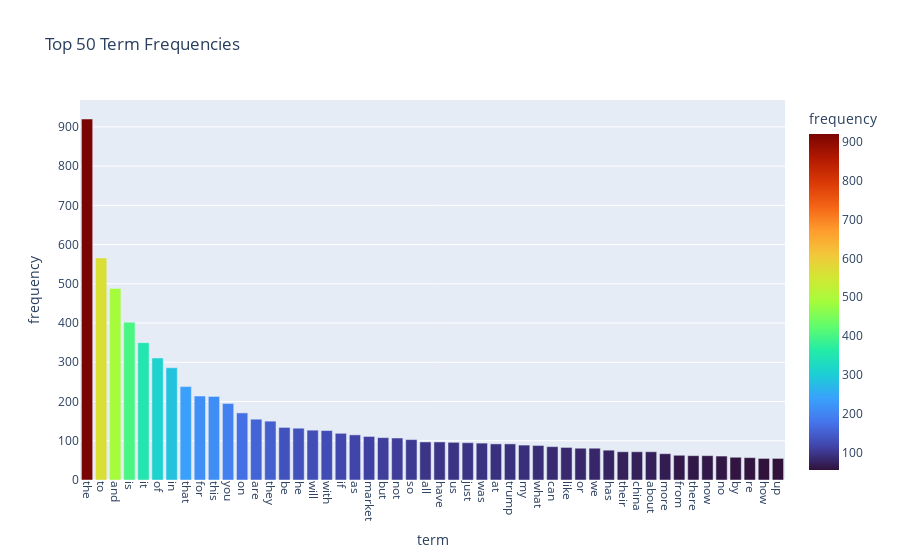

The notebook cell saved with this chart:
### Code cell
#Exercise 13
# Answer here
import pandas as pd
import plotly.express as px

# Build DataFrame of all terms + their frequencies
datafiles_terms = pd.DataFrame({
    "term": count_vect.get_feature_names_out(),
    "frequency": term_frequencies
})

# Sort by frequency and keep top 30
datafiles_top = datafiles_terms.sort_values("frequency", ascending=False).head(50)

# Plot
fig = px.bar(datafiles_top, x="term", y="frequency", color="frequency",                 # gradient coloring
    color_continuous_scale="Turbo",  title="Top 50 Term Frequencies")
fig.update_layout(xaxis_tickangle=90)
fig.show()

### Figure 1 — Plotly figure (JSON) as saved in the notebook; plotly's stock layout.template omitted (floating-point values rounded to 4 significant figures)
{"data": [{"hovertemplate": "term=%{x}<br>frequency=%{marker.color}<extra></extra>", "legendgroup": "", "marker": {"color": [920, 566, 488, 402, 350, 311, 286, 238, 214, 213, 195, 171, 155, 150, 134, 132, 127, 126, 119, 115, 111, 108, 107, 103, 97, 97, 96, 95, 94, 92, 92, 89, 88, 85, 83, 81, 81, 76, 72, 72, 72, 67, 63, 62, 62, 61, 58, 57, 55, 55], "coloraxis": "coloraxis", "pattern": {"shape": ""}}, "name": "", "orientation": "v", "showlegend": false, "textposition": "auto", "type": "bar", "x": ["the", "to", "and", "is", "it", "of", "in", "that", "for", "this", "you", "on", "are", "they", "be", "he", "will", "with", "if", "as", "market", "but", "not", "so", "all", "have", "us", "just", "was", "at", "trump", "my", "what", "can", "like", "or", "we", "has", "their", "china", "about", "more", "from", "there", "now", "no", "by", "re", "how", "up"], "xaxis": "x", "y": [920, 566, 488, 402, 350, 311, 286, 238, 214, 213, 195, 171, 155, 150, 134, 132, 127, 126, 119, 115, 111, 108, 107, 103, 97, 97, 96, 95, 94, 92, 92, 89, 88, 85, 83, 81, 81, 76, 72, 72, 72, 67, 63, 62, 62, 61, 58, 57, 55, 55], "yaxis": "y"}], "layout": {"barmode": "relative", "coloraxis": {"colorbar": {"title": {"text": "frequency"}}, "colorscale": [[0, "#30123b"], [0.07143, "#4145ab"], [0.1429, "#4675ed"], [0.2143, "#39a2fc"], [0.2857, "#1bcfd4"], [0.3571, "#24eca6"], [0.4286, "#61fc6c"], [0.5, "#a4fc3b"], [0.5714, "#d1e834"], [0.6429, "#f3c63a"], [0.7143, "#fe9b2d"], [0.7857, "#f36315"], [0.8571, "#d93806"], [0.9286, "#b11901"], [1, "#7a0402"]]}, "legend": {"tracegroupgap": 0}, "title": {"text": "Top 50 Term Frequencies"}, "xaxis": {"anchor": "y", "domain": [0, 1], "tickangle": 90, "title": {"text": "term"}}, "yaxis": {"anchor": "x", "domain": [0, 1], "title": {"text": "frequency"}}}}
